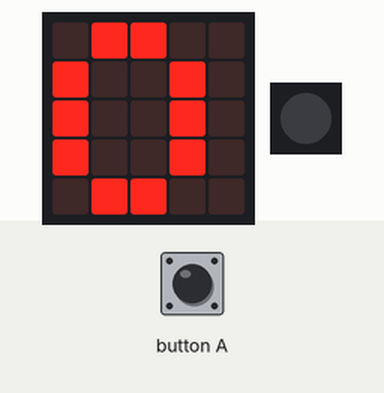
This program was run on a simulated Calliope mini (MakeCode). On the bench: the board's 5×5 LED display, 1 RGB LEDs in strip order, left to right. The test bench sets the inputs (shaded band). Random numbers come from a fixed seed.

Above: at 2.3 s.
At 5.0 s:
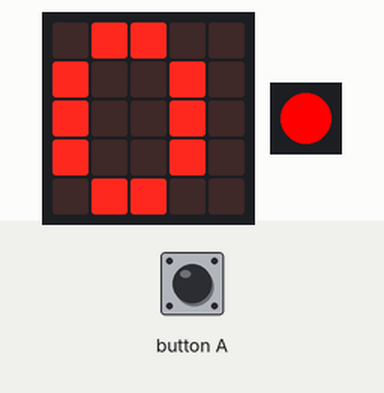
5.1 s: button A pressed for 0.15 s
At 5.9 s:
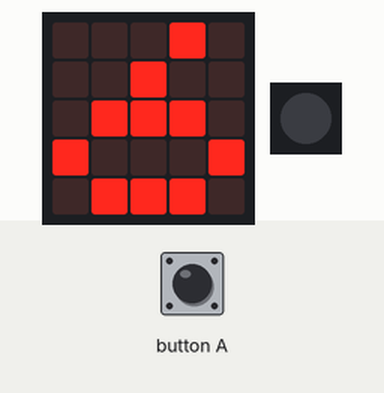
Timing chart, 0 to 10.8 s (numbered marks = the images above; inputs shaded):
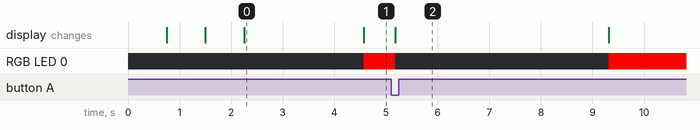

Measured:
- after the input at 5.1 s, RGB LED 0: RGB(255, 0, 0) → off after 0.07 s, → RGB(255, 0, 0) 4.1 s later; the display: changes after 0.07 s (image 2)
- what the display in image 0 shows lasts 2.3 s, from 2.3 s to 4.6 s

The program:

main.ts
```typescript
let zeit1 = 0
basic.showString("3")
basic.showString("2")
basic.showString("1")
basic.showString("0")
for (let index = 0; index < 10; index++) {
    control.waitMicros(randint(1000000, 5000000))
    basic.setLedColor(0xff0000)
    while (!(input.buttonIsPressed(Button.A))) {
        control.waitMicros(100000)
        zeit1 += 1
    }
    basic.turnRgbLedOff()
    basic.showNumber(zeit1)
}
basic.showString("game over", 100)
for (let index = 0; index < 5; index++) {
    basic.showNumber(zeit1, 150)
    control.waitMicros(150000)
}
basic.forever(function () {

})
```

test.ts
```typescript
// Hier kann man Tests durchführen; diese Datei wird nicht kompiliert, wenn dieses Paket als Erweiterung verwendet wird.
```
